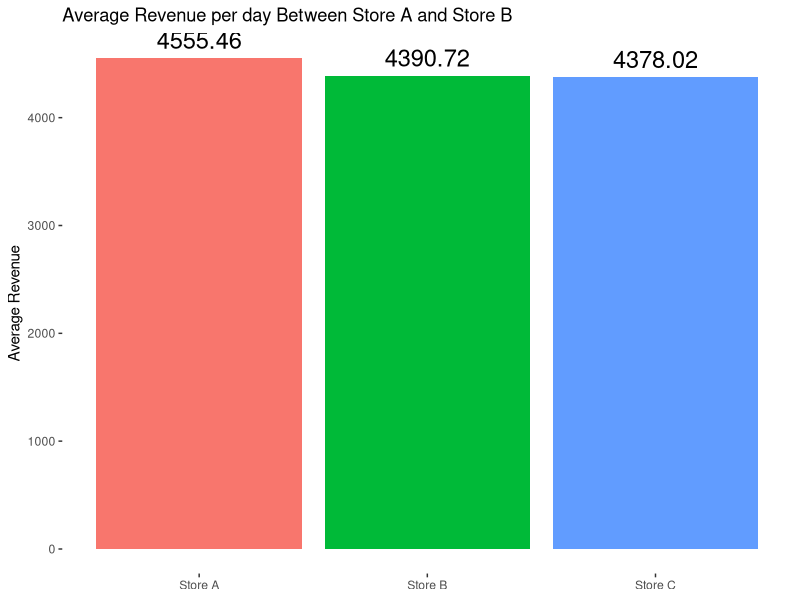
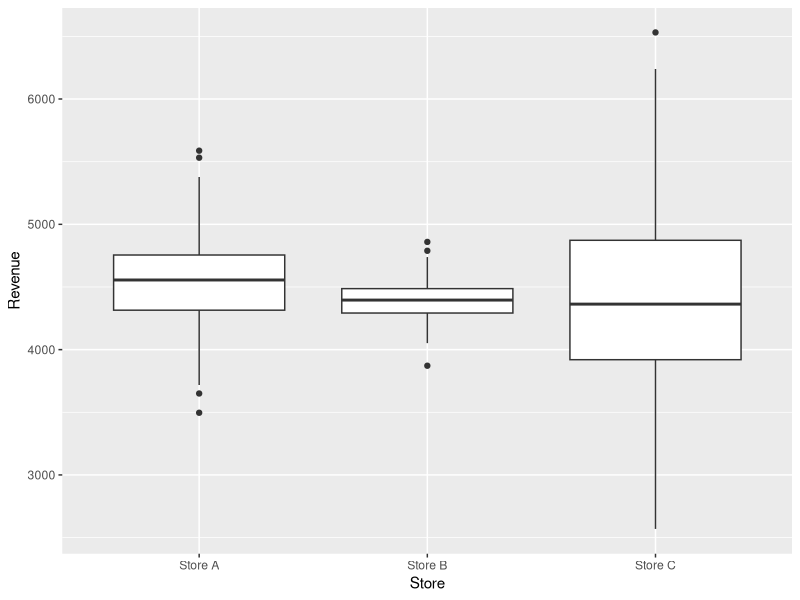
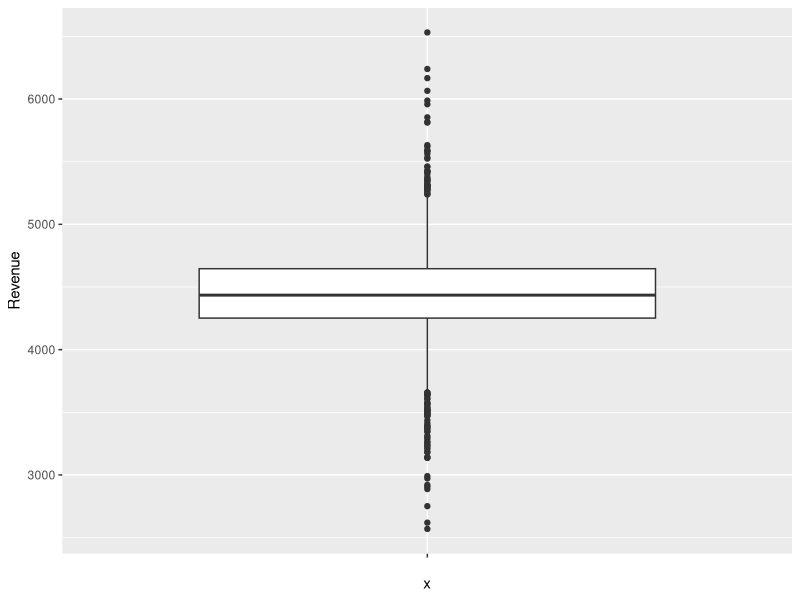

Here is the R script that generated these plots, in order:
library(ggplot2)
library(tidyverse)


StoreA <- rnorm(365, 4554.22, 332) # Creates 365 samples of occurences, with a mean of 5000.21 and standard deviation of 332
StoreB <- rnorm(365, 4387.76, 140) # Creates 365 samples of occurences, with a mean of 1000.12 and standard deviation of 332
StoreC <- rnorm(365, 4375.12, 664) # Creates 365 samples of occurences, with a mean of 3000.12 and standard deviation of 664

Revenue <- c(StoreA, StoreB, StoreC) #Combines values into one column. All 365 values of Store A will be combined along with all 365 values of Store B

Store <- rep(c("Store A", "Store B", "Store C"), each = 365) #Creates of column of Store A and Store B as the two levels. 365 iterations will be created for Store A and then Store \ 

Sales <- data.frame(Store, Revenue) #Creates a dataframe of the Revenue and their corresponding store 

ggplot(Sales, aes(Store, Revenue, label = Revenue, fill = Store)) + 
  stat_summary(fun.y = "mean", geom = "bar") + #
	 stat_summary(aes(label=round(..y..,2)), fun.y=mean, geom="text", size=6, vjust = -0.5) + #Plots the text of the average value for each level
  theme(panel.background=element_blank()) + #Creates a blank background for the plot's panel
  theme(plot.background=element_blank()) + #Creates a blank background for the plot 
  theme(legend.position="none") + # Gets rid of the legend
  labs(title = "Average Revenue per day Between Store A and Store B", #Adds a title for the plot
     x = NULL, y = "Average Revenue" #Labels for the x and y axis
     ) 


write.table(Sales, file="Kamal.csv", sep = ',')


bp_groups <- ggplot(Sales, aes(x= Store, y = Revenue))+ geom_boxplot()
bp_groups

bp_overall <- ggplot(Sales, aes(x = '', y = Revenue)) + geom_boxplot()
bp_overall


oneway.test(Revenue~Store, var.equal = FALSE) #oneway Anova test


aov.out = aov (Revenue~Store, data = Sales) # this allows to store the output of the ANOVA test, and use extraction function later on
summary(aov.out)

#Calculating paired T-test 3 times


